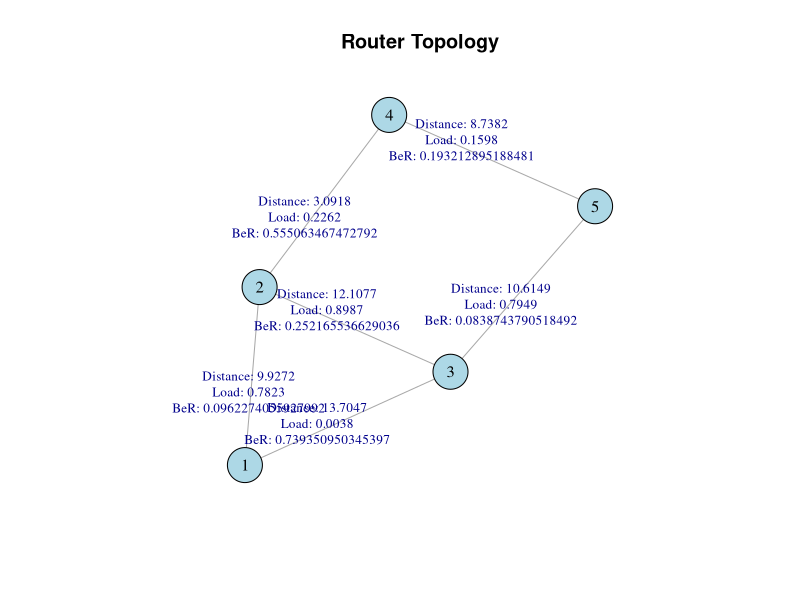
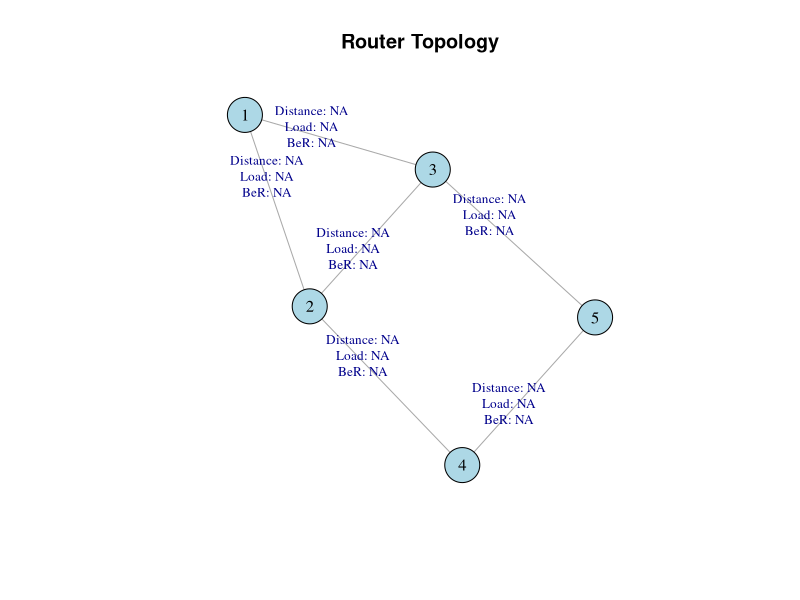

Generate these figures, in order, with R:
################################################################################
#                      DEFINITION OF GENERIC ALGORITHM
################################################################################
# Define a framework based on RL to decide which is the best possible route
# based on rewards. It will take into account the quality of transmission, 
# load and other metrics that could be added to the model.


################################################################################
#                           GENERATION OF ROUTERS
################################################################################
# Load libraries that will be used for the entire project:
library(igraph)
rm(list=ls())

create_states <- function(num_states){
  "This is a function designed to generate a random topology"
  # Creation of states:
  states <- paste0("s", 1:num_states)
  
  # Return generated values:
  assign("states", states, envir = .GlobalEnv)
}


################################################################################
#        GENERATION OF RANDOM VALUES OF DISTANCE, LOAD AND Bit Error Rate
################################################################################
generate_random_values <- function(num_states, num_paths, adj_matrix){
  "This is a function used to generate random values of distance, load and BeR"
  # Create the 3D arrays for each of the variables:
  distance_values <- array(NA, dim = c(num_states, num_states, num_paths))
  load_values <- array(NA, dim = c(num_states, num_states, num_paths))
  ber_values <- array(NA, dim = c(num_states, num_states, num_paths))
  
  # Fill the arrays:
  for (i in 1:(num_states-1)) {  # Adjusted to avoid going out of bounds
    for (j in (i+1):num_states) {  
      if (adj_matrix[i,j] == 1) {  
        for (k in 1:num_paths){
          km <- runif(1, min = 1, max = 20)
          load <- runif(1, min = 0, max = 1)
          BeR <- runif(1, min = 0, max = 1)
          
          # Assign values to the arrays for both connections due to symmetry
          distance_values[i, j, k] <- km; distance_values[j, i, k] <- km
          load_values[i, j, k] <- load; load_values[j, i, k] <- load
          ber_values[i, j, k] <- BeR; ber_values[j, i, k] <- BeR
        }
      }
    }
  }
  
  # Return generated values:
  assign("distance_values", distance_values, envir = .GlobalEnv)
  assign("load_values", load_values, envir = .GlobalEnv)
  assign("ber_values", ber_values, envir = .GlobalEnv)
  
  
  # Check generated values:
  cat("Distance values:\n")
  print(distance_values)
  cat("\n")
  cat("Load values:\n")
  print(load_values)
  cat("\n")
  cat("BeR values:\n")
  print(ber_values)
}


################################################################################
#                 SELECTION OF BEST PATHS (BASED ON PENALTIES)
################################################################################
calculate_total_cost <- function(distance_km, load, BeR) {
  "This is a function used to compute the total cost of a certain path based on
  distance, load and BeR values"
  propagation_delay = 5 * distance_km  # 5us for each km in the fiber.
  tranmission_queue_delay = 1/(1-load)  # 1us x (1/(1-load))
  
  # Penalization of BeR:
  if (BeR >= 10^-4 && BeR <= 1){
    ber_penalty = 1000
  } else if (BeR > 10^-5 && BeR < 10^-4){
    ber_penalty = 50
  } else {
    ber_penalty = 0
  }
  
  # Sum of penalties:
  return (propagation_delay + tranmission_queue_delay + ber_penalty)
}

select_best_paths <- function(num_states, num_paths, adj_matrix,
                              distance_values, load_values, ber_values){
  "The main goal of this function is to go through all the possiblee paths from
  one router to anoter and select the one with the lowest cost"
  # Construct 3 matrices that will store the values of the shortest paths:
  chosen_distance <- matrix(NA, nrow = num_states, ncol = num_states)
  chosen_ber <- matrix(NA, nrow = num_states, ncol = num_states)
  chosen_load <- matrix(NA, nrow = num_states, ncol = num_states)
  
  # Construct a weight matrix for the graph edges based on the cost
  cost_matrix <- matrix(-Inf, nrow = num_states, ncol = num_states)
  
  for (i in 1:num_states) {
    for (j in 1:num_states) {
      if (adj_matrix[i,j] == 1) {
        min_cost <- Inf
        chosen_path_k <- NA  # Track the path 'k' that gave the minimum cost
        for (k in 1:num_paths) {
          # Get the values for this dimension
          km_value <- distance_values[i, j, k]
          load_value <- load_values[i, j, k]
          ber_value <- ber_values[i, j, k]
          
          # Check if any of the values is NA
          if (!anyNA(c(km_value, load_value, ber_value))) {
            # Calculate the minimum cost
            cost <- calculate_total_cost(km_value, load_value, ber_value)
            
            if (cost < min_cost) {
              min_cost <- cost
              chosen_path_k <- k  # update the chosen path
            }
          }
        }
        
        cost_matrix[i, j] <- -min_cost
        # If we found a chosen path 'k', store the respective km, ber, and load values
        if (!is.na(chosen_path_k)) {
          chosen_distance[i, j] <- distance_values[i, j, chosen_path_k]
          chosen_ber[i, j] <- ber_values[i, j, chosen_path_k]
          chosen_load[i, j] <- load_values[i, j, chosen_path_k]
        }
      }
    }
  }
  
  # Return generated values:
  assign("chosen_distance", chosen_distance, envir = .GlobalEnv)
  assign("chosen_ber", chosen_ber, envir = .GlobalEnv)
  assign("chosen_load", chosen_load, envir = .GlobalEnv)
  assign("cost_matrix", cost_matrix, envir = .GlobalEnv)
  
  
  # Check generated values:
  cat("Cost matrix:\n")
  print(cost_matrix)
  cat("\n")
  cat("Distance of the cheapest paths:\n")
  print(chosen_distance)
  cat("\n")
  cat("Loads of the cheapest paths:\n")
  print(chosen_load)
  cat("\n")
  cat("BeR of the cheapest paths:\n")
  print(chosen_ber)
  cat("\n")
}


################################################################################
#                             REPRESENT THE TOPLOGY
################################################################################
plot_topology <- function(adj_matrix, chosen_distance, chosen_load, chosen_ber){
  "This is a function used to create the topology of the current environment"
  # Create the graph
  g <- graph_from_adjacency_matrix(adjmatrix =adj_matrix, mode="undirected", weighted=NULL, diag=FALSE)
  
  # Create some example edge labels
  edge_labels = c()
  for (i in 1:(num_states-1)){
    for (j in (i+1):num_states){
      if (adj_matrix[i,j] == 1){
        label <- paste(
          "Distance:", round(chosen_distance[i,j], 4), 
          "\nLoad:", round(chosen_load[i,j], 4), 
          "\nBeR:", chosen_ber[i,j],
          "\n"
        )
        edge_labels = c(edge_labels, label)
      }
    }
  }
  
  # Plot the graph with edge labels
  plot(g, 
       layout = layout_with_fr,
       vertex.color = "lightblue", 
       vertex.size = 20, 
       vertex.label.color = "black",
       vertex.label.cex = 1,
       edge.label.cex = 0.8,
       edge.label = edge_labels,
       main = "Router Topology") 
}


################################################################################
#                 SOLVE THE PROPOSED SCENARIO USING Q-LEARNING
################################################################################
solve_scenario_qlearning <- function(num_states, adj_matrix, alpha, gamma,
                                     epsilon, num_episodes, cost_matrix){
  "This is a function that has the goal of solving a specific scenario using 
  Q-learning"
  # Define the Q-table:
  Q_table <- matrix(0, nrow = num_states, ncol = num_states)

  # Explore the environment and learn:
  for (episode in 1:num_episodes) {
    # Randomly choose a starting state.
    state <- sample(1:num_states, 1)  
    
    # This list will keep track of all nodes the agent visits in this episode to
    # avoid loops.
    visited_nodes <- c(state)
    
    while (TRUE) {  
      possible_actions <- which(adj_matrix[state, ] == 1)
      if (runif(1) < epsilon) {
        # If the agent is exploring (as per the epsilon-greedy strategy), it 
        # chooses a random action from the valid_actions which excludes the nodes
        # it has already visited. If there are no valid actions left, the episode
        # ends (breaks out of the while loop).
        valid_actions <- setdiff(possible_actions, visited_nodes)
        if (length(valid_actions) == 0) {
          break
        }
        action <- sample(valid_actions, 1)
      } else {
        # If the agent is not exploring, it's exploiting. This means it's choosing
        # the action (directly connected node/router) that has the maximum Q-value
        # from the Q-table, considering only the nodes it hasn't visited yet.
        valid_actions <- setdiff(possible_actions, visited_nodes)
        if (length(valid_actions) == 0) {
          break
        }
        action_values <- Q_table[state, valid_actions]
        action_index <- which.max(action_values)
        action <- valid_actions[action_index]
      }
      
      visited_nodes <- c(visited_nodes, action)
      
      reward <- cost_matrix[state, action] # agent tries to maximize its reward by minimizing the cost.
      future_reward <- gamma * max(Q_table[action, ])
      Q_table[state, action] <- (1-alpha)*Q_table[state, action] + alpha*(reward + future_reward)
      
      state <- action  
    }
  }
  
  # Return generated values:
  assign("Q_table", Q_table, envir = .GlobalEnv)
  
  # Check generated values:
  cat("Q-Table values:\n")
  print(Q_table)
}


################################################################################
#                                   BEST PATH
################################################################################
get_best_path_after_learning <- function(Q_table, start_node, end_node, adj_matrix) {
  "Gives the best route from a starting node to a destination node based on the highest cumulative reward (lowest negative reward)."
  num_states <- nrow(Q_table)
  
  # Initialize distance and previous node arrays
  distance <- rep(Inf, num_states)
  previous <- rep(0, num_states)
  visited <- rep(FALSE, num_states)
  
  # Start node distance is 0
  distance[start_node] <- 0
  
  # Find the shortest path using Dijkstra's algorithm with negative rewards
  for (i in 1:num_states) {
    # Find the node with the minimum distance among unvisited nodes
    min_distance <- Inf
    min_index <- -1
    for (v in 1:num_states) {
      if (!visited[v] && distance[v] < min_distance) {
        min_distance <- distance[v]
        min_index <- v
      }
    }
    
    if (min_index == -1) {
      # No more reachable nodes
      break
    }
    
    visited[min_index] <- TRUE
    
    # Update the distances and previous nodes
    for (v in 1:num_states) {
      if (!visited[v] && adj_matrix[min_index, v] == 1) {
        alt <- distance[min_index] + (-Q_table[min_index, v])  # Negative reward as cost
        if (alt < distance[v]) {
          distance[v] <- alt
          previous[v] <- min_index
        }
      }
    }
  }
  
  # Reconstruct the path from end_node to start_node
  path <- c(end_node)
  current_node <- end_node
  while (current_node != start_node) {
    current_node <- previous[current_node]
    path <- c(current_node, path)
  }
  
  # Return generated values:
  assign("path", path, envir = .GlobalEnv)
  
  # Check generated values:
  cat("Path from ", start_node, " to ", end_node, " (based on highest cumulative reward):\n")
  print(path)
}


################################################################################
#                            SCENARIO 1: RANDOM VALUES
################################################################################
num_states <- 5
num_paths = 2
alpha = 0.5
gamma = 0.9
epsilon = 0.1
num_episodes = 1000

# Define the adjacency matrix. 1 means nodes are connected, 0 means they aren't.
adj_matrix <- matrix(c(
  0, 1, 1, 0, 0, 
  1, 0, 1, 1, 0, 
  1, 1, 0, 0, 1, 
  0, 1, 0, 0, 1, 
  0, 0, 1, 1, 0  
), nrow=num_states, byrow=TRUE)

create_states(num_states)
generate_random_values(num_states, num_paths, adj_matrix)
select_best_paths(num_states, num_paths, adj_matrix, distance_values, load_values, ber_values)
plot_topology(adj_matrix, chosen_distance, chosen_load, chosen_ber)
solve_scenario_qlearning(num_states, adj_matrix, alpha, gamma, epsilon, num_episodes, cost_matrix)

# Obtain the path to from every node to every other node:
for (i in 1:num_states){
  for (j in 1:num_states){
    if (i != j){
      get_best_path_after_learning(Q_table, start_node = i, end_node = j, adj_matrix)
      cat("\n")
    }
  }
}


################################################################################
#                            SCENARIO 2: GIVEN VALUES
################################################################################
# Define some general variables:
num_states <- 5
num_paths = 2
alpha = 0.5
gamma = 0.9
epsilon = 0.1
num_episodes = 1000

# Define the adjacency matrix. 1 means nodes are connected, 0 means they aren't.
adj_matrix <- matrix(c(
  0, 1, 1, 0, 0, 
  1, 0, 1, 1, 0, 
  1, 1, 0, 0, 1, 
  0, 1, 0, 0, 1, 
  0, 0, 1, 1, 0  
), nrow=num_states, byrow=TRUE)
create_states(num_states)

# Define the matrices that will be used for the project:
distance_values <- array(NA, dim = c(num_states, num_states, num_paths))
load_values <- array(NA, dim = c(num_states, num_states, num_paths))
ber_values <- array(NA, dim = c(num_states, num_states, num_paths))
chosen_distance <- matrix(NA, nrow = num_states, ncol = num_states)
chosen_ber <- matrix(NA, nrow = num_states, ncol = num_states)
chosen_load <- matrix(NA, nrow = num_states, ncol = num_states)
cost_matrix <- matrix(-Inf, nrow = num_states, ncol = num_states)
Q_table <- matrix(0, nrow = num_states, ncol = num_states)

# Define the distance values between routers:
distance_values[1,2,1] = 6; distance_values[2,1,1] <- 6
distance_values[1,3,1] = 1; distance_values[3,1,1] <- 1
distance_values[2,3,1] = 7; distance_values[3,2,1] <- 7
distance_values[2,4,1] = 5; distance_values[4,2,1] <- 5
distance_values[3,5,1] = 2; distance_values[5,3,1] <- 2
distance_values[4,5,1] = 10; distance_values[5,4,1] <- 10

# Define the load values between routers:
load_values[1,2,1] = 0.7; load_values[2,1,1] = 0.7
load_values[1,3,1] = 0.5; load_values[3,1,1] = 0.5
load_values[2,3,1] = 0.6; load_values[3,2,1] = 0.6
load_values[2,4,1] = 0.1; load_values[4,2,1] = 0.1
load_values[3,5,1] = 0.2; load_values[5,3,1] = 0.2
load_values[4,5,1] = 0.9; load_values[5,4,1] = 0.9

# Define the BeR values between routers:
ber_values[1,2,1] = 1; ber_values[2,1,1] = 1
ber_values[1,3,1] = 10^-4; ber_values[3,1,1] = 10^-4
ber_values[2,3,1] = 10^-4; ber_values[3,2,1] = 10^-4
ber_values[2,4,1] = 10^-6; ber_values[4,2,1] = 10^-6
ber_values[3,5,1] = 0; ber_values[5,3,1] = 0
ber_values[4,5,1] = 10^-6; ber_values[5,4,1] = 10^-6

# Solve the scenario:
select_best_paths(num_states, num_paths, adj_matrix, distance_values, load_values, ber_values)
plot_topology(adj_matrix, chosen_distance, chosen_load, chosen_ber)
solve_scenario_qlearning(num_states, adj_matrix, alpha, gamma, epsilon, num_episodes, cost_matrix)

for (i in 1:num_states){
  for (j in 1:num_states){
    if (i != j){
      get_best_path_after_learning(Q_table, start_node = i, end_node = j, adj_matrix)
    }
  }
}

